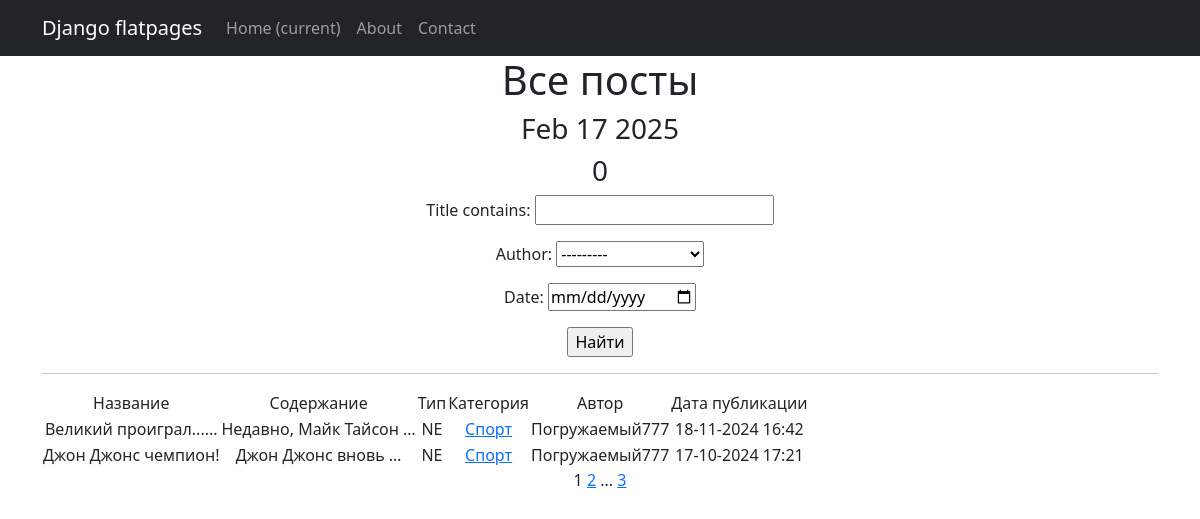
The page /posts/category/4/ (signed in) on the database its author committed.
### news/models.py (models this page shows, shortened)
class Post(models.Model):
    title = models.CharField(max_length=255)
    type = models.CharField(max_length=2, choices=TYPE, default=news)
    time_in = models.DateTimeField(auto_now_add=True)
    content = models.TextField()
    author = models.ForeignKey("Author", on_delete=models.CASCADE)
    category = models.ManyToManyField("Category", through="PostCategory")
    rating = models.IntegerField(default=0)

class Category(models.Model):
    name = models.CharField(max_length=64, unique=True)
    subscribers = models.ManyToManyField(User, blank=True, null=True, related_name='categories')
    def __str__(self):
        return self.name.title()

class Author(models.Model):
    user = models.OneToOneField(User, on_delete = models.CASCADE)
    post_rating = models.IntegerField(default=0)

### news/views.py (the view)
# urls.py: path('category/<int:pk>/', CategoryList.as_view(), name='category_list'),
class CategoryList(PostsList):
    model = Post
    template_name = 'flatpages/category.html'
    context_object_name = 'category_new_lists'
    def get_queryset(self):
        queryset = super().get_queryset()
        self.category = get_object_or_404(Category, id=self.kwargs['pk'])
        queryset = queryset.filter(category=self.category)#"""order_by('-created_at')"""
        return queryset
    def get_context_data(self, **kwargs):
        context = super().get_context_data()
        context['is_not_subscriber'] = self.request.user not in self.category.subscribers.all()
        context['category'] = self.category
        return context

### news/templatetags/custom_filters.py (called while the page is built)
@register.filter()
def censor(value,):
    redis = "редиска"
    if redis in value:
        value = value.replace("редиска", "р" + "+" * 6)
    return value

### news/templatetags/custom_tags.py (called while the page is built)
@register.simple_tag()
def current_time(format_string='%b %d %Y'):
   return datetime.utcnow().strftime(format_string)

@register.simple_tag(takes_context=True)
def url_replace(context, **kwargs):
   d = context['request'].GET.copy()
   for k, v in kwargs.items():
       d[k] = v
   return d.urlencode()

### news/views.py (called while the page is built)
    def get_queryset(self):
        queryset = super().get_queryset()
        self.filterset = PostFilter(self.request.GET, queryset)
        return self.filterset.qs

    def get_context_data(self, **kwargs):
        context = super().get_context_data(**kwargs)
        context['filterset'] = self.filterset
        return context

### templates/flatpages/category.html (shortened to what this page needs)
{% extends 'flatpages/default.html' %}
{% load custom_filters %}
{% load custom_tags %}
{% block content %}
   <h1>Все посты</h1>
   <h3>{% current_time '%b %d %Y' %}</h3>
   <h3> {{ posts|length}} </h3>
   <form action="" method="get">
       {{ filterset.form.as_p }}
       <input type="submit" value="Найти" />
   </form>
   <hr>
   {% if category_new_lists %}
       <table>
           <tr>
               <td>Название</td>
               <td>Содержание</td>
               <td>Тип</td>
               <td>Категория</td>
               <td>Автор</td>
               <td>Дата публикации</td>
           </tr>
           {% for post in category_new_lists %}
           <tr>
               <td>{{ post.title|censor }}</td>
               <td>{{ post.content|censor|truncatewords:3 }}</td>
               <td>{{ post.type }}</td>
               <td>
                   {% for cat in post.category.all %}
                        <a href="{% url 'category_list' cat.id %}"> {{ cat }}</a>
                   {% endfor %}
               </td>
               <td>{{ post.author.user }}</td>
               <td>{{ post.time_in|date:"d-m-Y H:i" }}</td>
           </tr>
           {% endfor %}
       </table>
   {% else %}
       <h2>Постов нет!</h2>
   {% endif %}
   {{ page_obj.number }}
   {% if page_obj.has_next %}
       <a href="?{% url_replace page=page_obj.next_page_number %}">{{ page_obj.next_page_number }}</a>
       {% if paginator.num_pages != page_obj.next_page_number %}
           ...
           <a href="?{% url_replace page=page_obj.paginator.num_pages %}">{{ page_obj.paginator.num_pages }}</a>
       {% endif %}
   {% endif %}
{% endblock content %}

### rows shown on the page
Post: title|censor "Великий проиграл......", content|censor "Недавно, Майк Тайсон …", type "NE", author.user "Погружаемый777", time_in "18-11-2024 16:42"
Category: name "Спорт"
Post: title|censor "Джон Джонс чемпион!", content|censor "Джон Джонс вновь …", type "NE", author.user "Погружаемый777", time_in "17-10-2024 17:21"

### other values the page prints
{{ posts|length }} "0"
{{ page_obj.number }} "1"
{{ page_obj.next_page_number }} "2"
{{ page_obj.paginator.num_pages }} "3"
